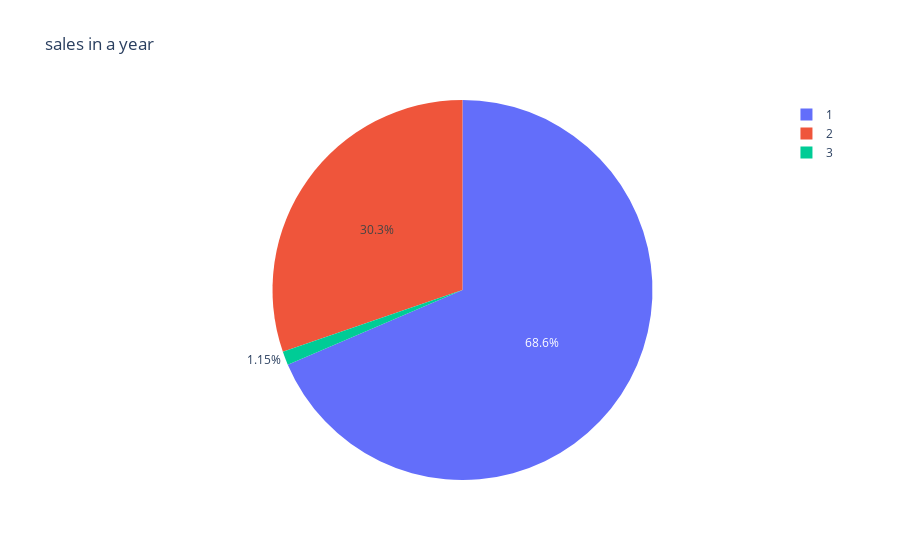

The notebook cell this image was saved under:
### Code cell
fig = pt.pie(data, values='COUNT', names='WEATHER_SITE',title="sales in a year")
fig.show()

### Figure 1 — Plotly figure (JSON) as saved in the notebook; plotly's stock layout.template omitted (floating-point values rounded to 4 significant figures; data arrays with more than 128 entries replaced by an {"elided": "..."} marker saying what was removed)
{"data": [{"domain": {"x": [0, 1], "y": [0, 1]}, "hovertemplate": "WEATHER_SITE=%{label}<br>COUNT=%{value}<extra></extra>", "labels": {"elided": "731 int values"}, "legendgroup": "", "name": "", "showlegend": true, "type": "pie", "values": {"elided": "731 int values"}}], "layout": {"legend": {"tracegroupgap": 0}, "title": {"text": "sales in a year"}}}
